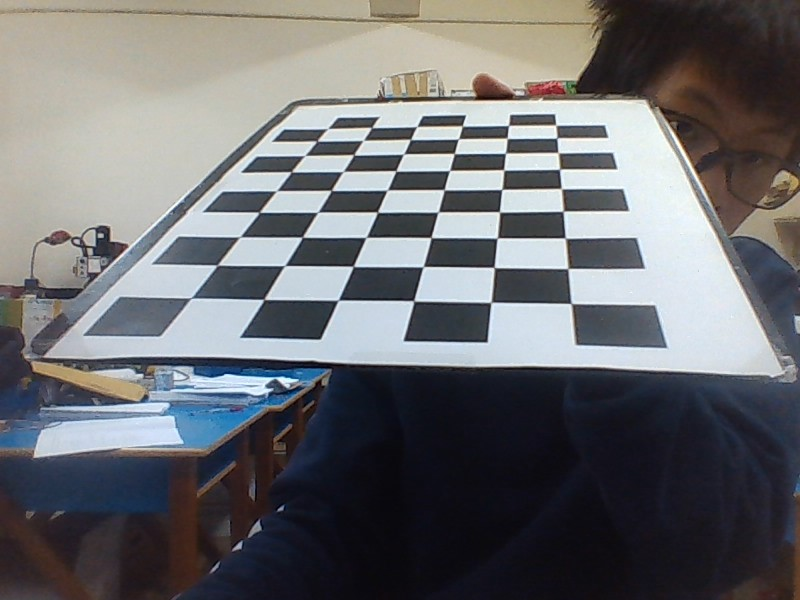
#> input picture computerVision/camCalibration/calibration from DMI/check.jpg, 800 x 600 px
$ python undistortExternalValues.py
#> lines starting #> are read from the running program, lines starting #| are printed output that depends on the picture
import cv2 as cv
import numpy as np

cvFile = cv.FileStorage("calibrationValuesVideo.xml",cv.FILE_STORAGE_READ)
mtx = cvFile.getNode("mtx").mat()
dist = cvFile.getNode("dist").mat()
newCameraMTX = cvFile.getNode("newCameraMTX").mat()

img = cv.imread("check.jpg")
#> img is the input picture: shape (600, 800, 3); mean B, G, R 112.2, 109.4, 108.6
cv.imshow("original",img)
imgUndistorted = cv.undistort(img,mtx,dist,None,newCameraMTX)
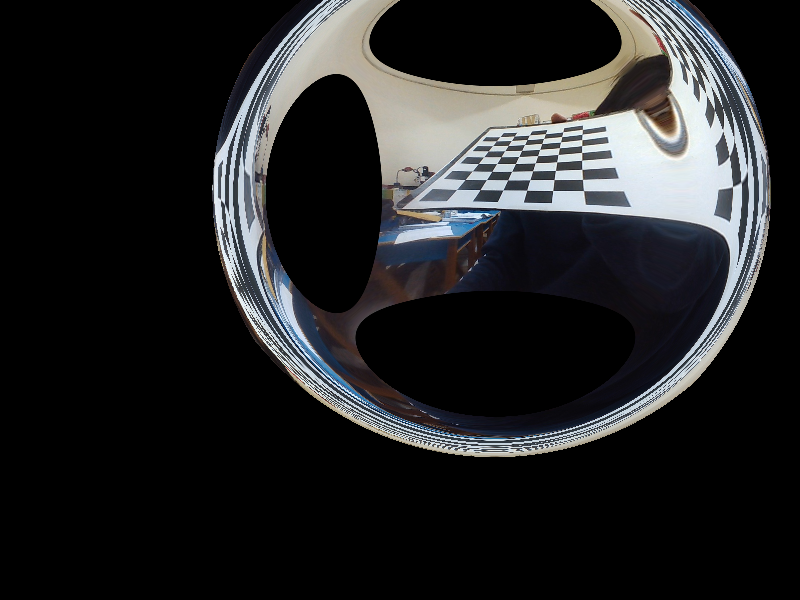
#> imgUndistorted: shape (600, 800, 3); mean B, G, R 37.2, 36.2, 35.6
cv.imshow("undistorted", imgUndistorted)


cv.waitKey(0)
cv.destroyAllWindows()

$ run again, with computerVision/camCalibration/calibration from DMI/WIN_20181211_16_03_09_Pro.jpg copied over computerVision/camCalibration/calibration from DMI/check.jpg
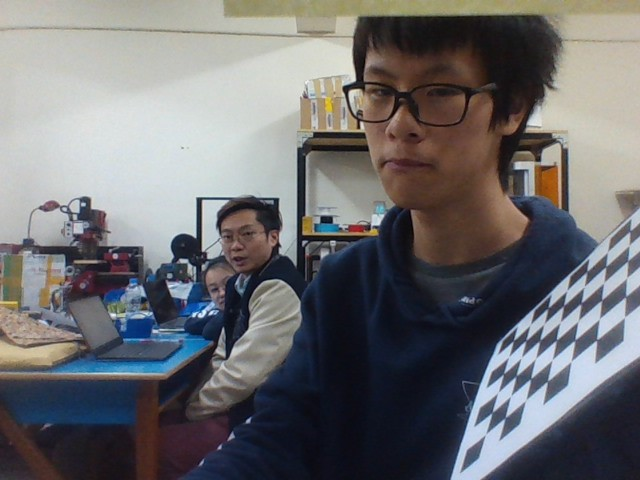
#> input picture computerVision/camCalibration/calibration from DMI/WIN_20181211_16_03_09_Pro.jpg, 640 x 480 px
#> img is the input picture: shape (480, 640, 3); mean B, G, R 111.4, 109, 109.5
#> `imgUndistorted = cv.undistort(img,mtx,dist,None,newCameraMTX)`:
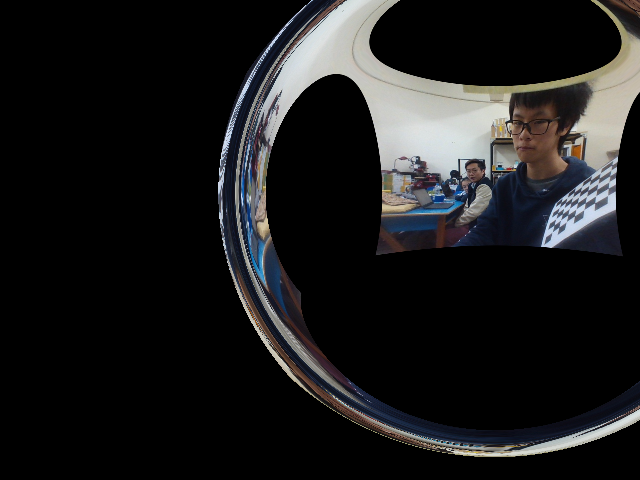
#> imgUndistorted: shape (480, 640, 3); mean B, G, R 28.5, 28, 28

$ run again, with computerVision/camCalibration/calibration from DMI/WIN_20181211_17_58_41_Pro.jpg copied over computerVision/camCalibration/calibration from DMI/check.jpg
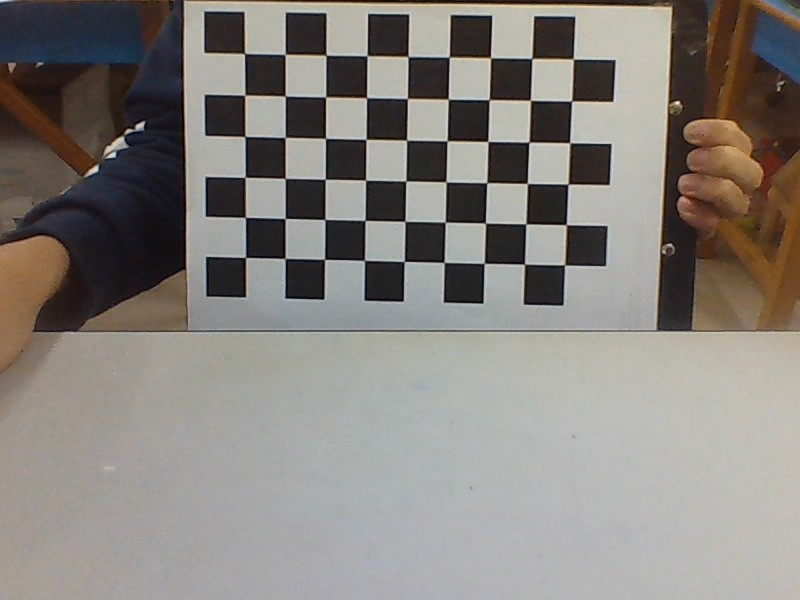
#> input picture computerVision/camCalibration/calibration from DMI/WIN_20181211_17_58_41_Pro.jpg, 800 x 600 px
#> img is the input picture: shape (600, 800, 3); mean B, G, R 126.1, 130.9, 135.4
#> `imgUndistorted = cv.undistort(img,mtx,dist,None,newCameraMTX)`:
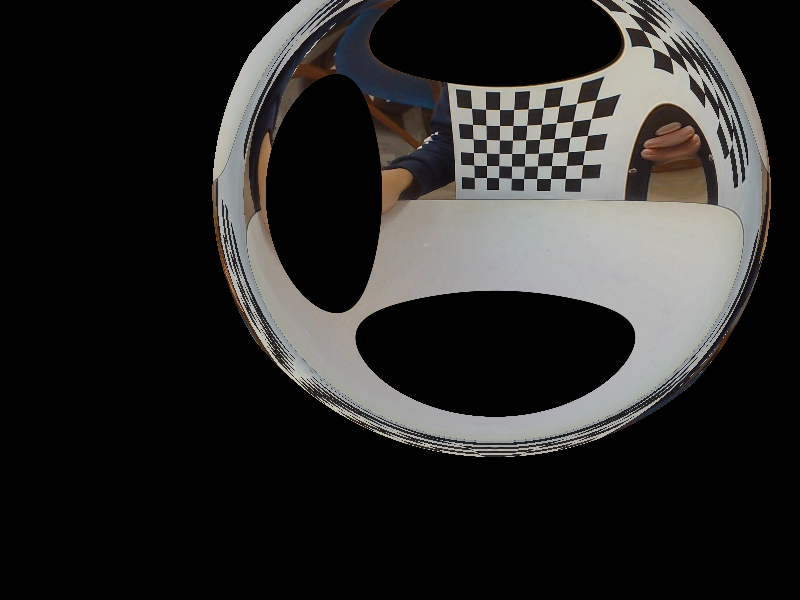
#> imgUndistorted: shape (600, 800, 3); mean B, G, R 39.6, 40.8, 41.8

$ run again, with computerVision/camCalibration/calibration from DMI/WIN_20181211_17_58_44_Pro.jpg copied over computerVision/camCalibration/calibration from DMI/check.jpg
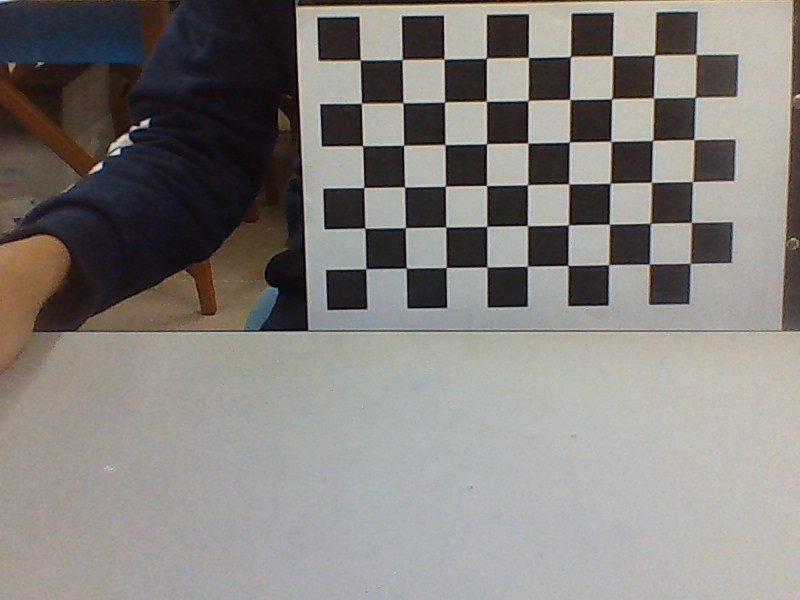
#> input picture computerVision/camCalibration/calibration from DMI/WIN_20181211_17_58_44_Pro.jpg, 800 x 600 px
#> img is the input picture: shape (600, 800, 3); mean B, G, R 125.2, 128.9, 132
#> `imgUndistorted = cv.undistort(img,mtx,dist,None,newCameraMTX)`:
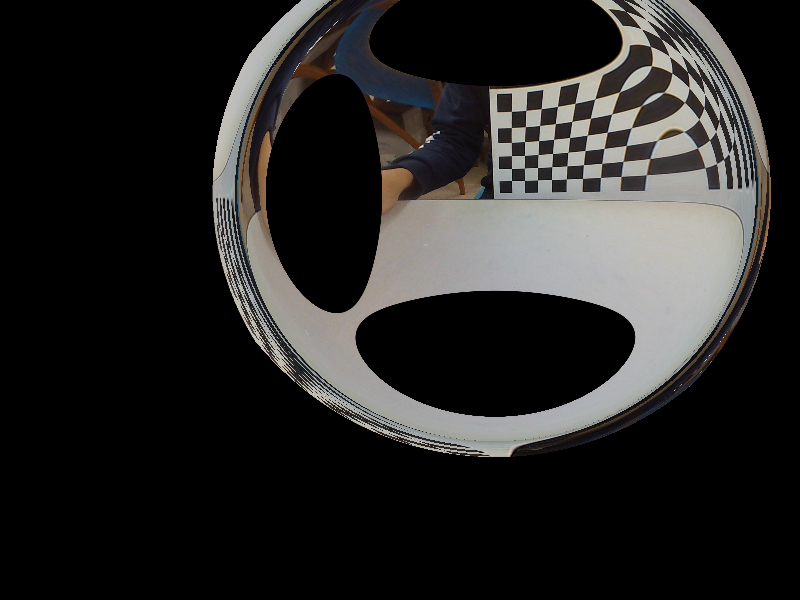
#> imgUndistorted: shape (600, 800, 3); mean B, G, R 37.3, 38.3, 39.1
